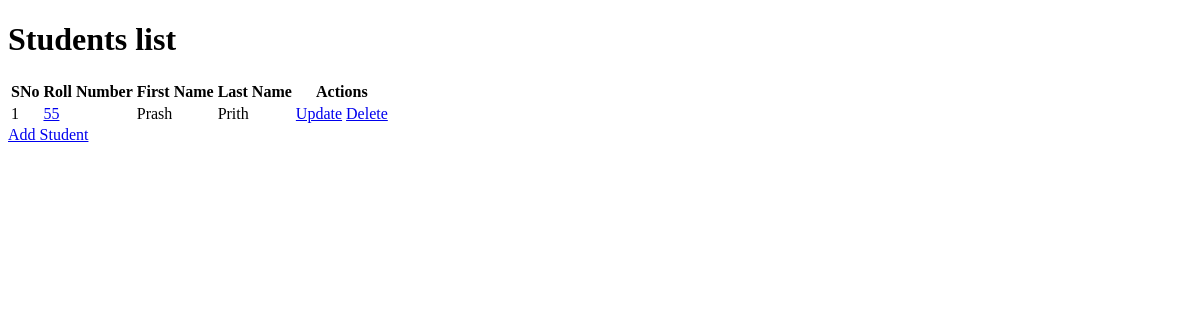
Before: / with the older database file.
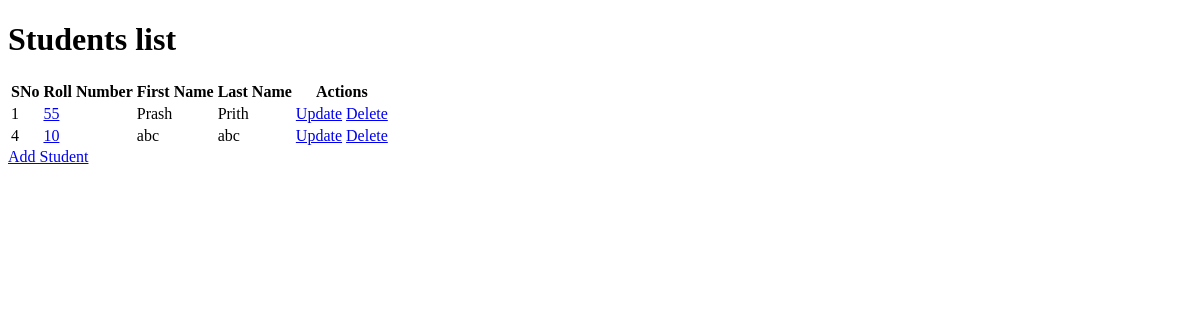
After: the same page with the newer database file.
### application/models.py (models this page shows)
class Student(db.Model):
    __tablename__ = 'student'
    student_id = db.Column(db.Integer, autoincrement=True, primary_key=True)
    roll_number = db.Column(db.String, unique=True, nullable=False)
    first_name = db.Column(db.String, nullable=False)
    last_name = db.Column(db.String)
    courses= db.relationship('Course', secondary='enrollments')

### application/controllers.py (the view)
@app.route("/", methods=["GET", "POST"])
def home():
    students = Student.query.all()
    return render_template("index.html",students=students)

### templates/index.html (shortened to what this page needs)
<!DOCTYPE html>
<html lang="en">
<head>
</head>
<body>
    <h1>Students list</h1>
    {% if students|length >0%}
    <table id = "all-students">
        <tr>
        <th>SNo</th>
        <th>Roll Number</th>
        <th>First Name</th>
        <th>Last Name</th>
        <th>Actions</th>
        </tr>
        {% for s in students %}
        <tr>
        <td>{{s["student_id"]}}</td>
        <td><a href="/student/{{s["roll_number"]}}">{{s["roll_number"]}}</a></td>
        <td>{{s["first_name"]}}</td>
        <td>{{s["last_name"]}}</td>
        <td>
        <a href="/student/{{s["roll_number"]}}/update" type="button">Update</a>
        <a href="/student/{{s["roll_number"]}}/delete" type="button">Delete</a>
        </td>
        </tr>
        {% endfor %}
        </table>
        {% else %}
        <p>No student found. Add the student now!</p>
        {% endif %}
        <a href="/student/create" type="button">Add Student</a>
</body>
</html>

Changed rows visible on the page:
added Student: student_id "4", roll_number "10", first_name "abc", last_name "abc"
